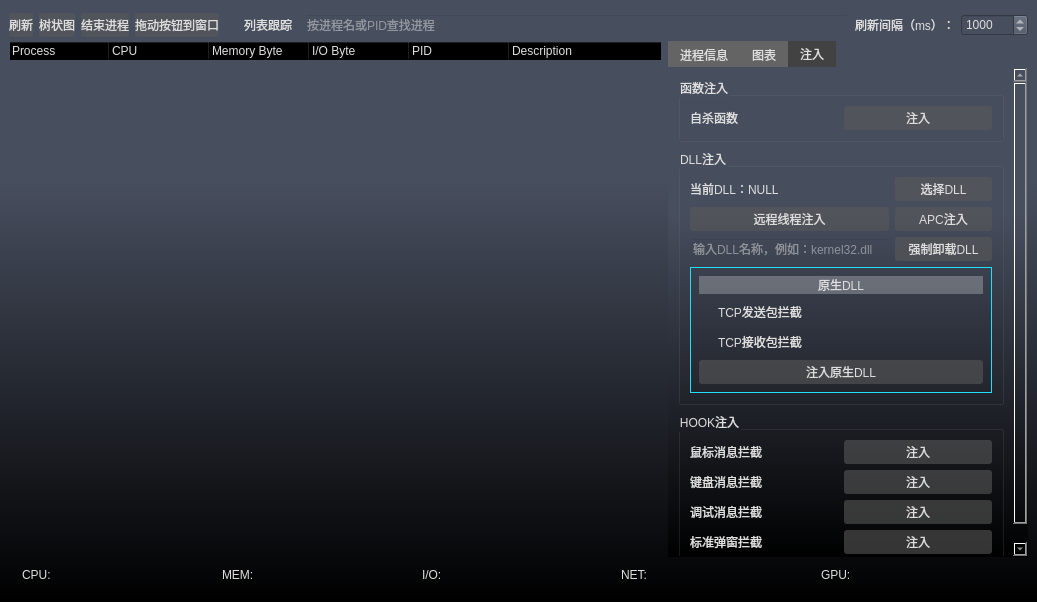
<?xml version="1.0" encoding="UTF-8"?>
<ui version="4.0">
 <class>InjectionTool</class>
 <widget class="QMainWindow" name="InjectionTool">
  <property name="windowModality">
   <enum>Qt::NonModal</enum>
  </property>
  <property name="geometry">
   <rect>
    <x>0</x>
    <y>0</y>
    <width>1037</width>
    <height>602</height>
   </rect>
  </property>
  <property name="contextMenuPolicy">
   <enum>Qt::NoContextMenu</enum>
  </property>
  <property name="windowTitle">
   <string>InjectionTool</string>
  </property>
  <property name="styleSheet">
   <string notr="true">#centralwidget{background: qlineargradient(x1:1,y1:1,x2:1,y2:0,stop:0 #000000, stop:0.7 #474e5e);}
QWidget{color: rgb(223, 223, 223);background: transparent;}
QPushButton{border-radius: 3px;border:0px solid transparent;background-color:rgba(88,88,88,150);color:#DDDDDD;height:24;}
QPushButton:hover{background: qlineargradient(x1:1,y1:1,x2:1,y2:0,stop:0 #f4716e, stop:0.5 transparent);}
QPushButton:pressed{background: qlineargradient(x1:1,y1:1,x2:1,y2:0,stop:0 #42f875, stop:0.5 transparent);}
QPushButton::disabled{background-color:#7d7d7d;}
QHeaderView::section {background-color:transparent}

#tab,#tab_2,#tab_3,#tab_4,#tab_6{background: qlineargradient(x1:1,y1:1,x2:1,y2:0,stop:0 #000000, stop:0.7 #474e5e);}

QTabWidget::pane { border: 0; }
QHeaderView::section {background-color:transparent}
QTabBar {background-color:transparent}
QTabBar::tab{background-color:rgb(100,100,100);}
QTabBar::tab::selected{background-color:rgb(66,66,66);}

QTreeView::branch:open:has-children:!has-siblings,
QTreeView::branch:open:has-children:has-siblings {image: url(./res/retract.png);}
QTreeView::branch:has-children:!has-siblings:closed,
QTreeView::branch:closed:has-children:has-siblings {image: url(./res/expand.png);}
QTreeView::item:selected:!active{background: rgba(255,255,255,120);}
QTreeView::item:selected:active{background: rgba(255,255,255,72);}</string>
  </property>
  <property name="toolButtonStyle">
   <enum>Qt::ToolButtonIconOnly</enum>
  </property>
  <widget class="QWidget" name="centralwidget">
   <layout class="QGridLayout" name="gridLayout">
    <property name="leftMargin">
     <number>9</number>
    </property>
    <property name="topMargin">
     <number>9</number>
    </property>
    <property name="rightMargin">
     <number>9</number>
    </property>
    <property name="bottomMargin">
     <number>9</number>
    </property>
    <property name="horizontalSpacing">
     <number>6</number>
    </property>
    <property name="verticalSpacing">
     <number>0</number>
    </property>
    <item row="1" column="0">
     <widget class="QTreeWidget" name="treeWidget_all_process">
      <property name="editTriggers">
       <set>QAbstractItemView::NoEditTriggers</set>
      </property>
      <column>
       <property name="text">
        <string notr="true">Process</string>
       </property>
      </column>
      <column>
       <property name="text">
        <string>CPU</string>
       </property>
      </column>
      <column>
       <property name="text">
        <string>Memory Byte</string>
       </property>
      </column>
      <column>
       <property name="text">
        <string>I/O Byte</string>
       </property>
      </column>
      <column>
       <property name="text">
        <string>PID</string>
       </property>
      </column>
      <column>
       <property name="text">
        <string>Description</string>
       </property>
      </column>
     </widget>
    </item>
    <item row="2" column="0" colspan="2">
     <widget class="QScrollArea" name="scrollArea_info">
      <property name="sizePolicy">
       <sizepolicy hsizetype="Expanding" vsizetype="Maximum">
        <horstretch>0</horstretch>
        <verstretch>0</verstretch>
       </sizepolicy>
      </property>
      <property name="minimumSize">
       <size>
        <width>0</width>
        <height>36</height>
       </size>
      </property>
      <property name="maximumSize">
       <size>
        <width>16777215</width>
        <height>36</height>
       </size>
      </property>
      <property name="widgetResizable">
       <bool>true</bool>
      </property>
      <widget class="QWidget" name="scrollAreaWidgetContents">
       <property name="geometry">
        <rect>
         <x>0</x>
         <y>0</y>
         <width>1017</width>
         <height>34</height>
        </rect>
       </property>
       <layout class="QHBoxLayout" name="horizontalLayout_3">
        <property name="leftMargin">
         <number>12</number>
        </property>
        <property name="topMargin">
         <number>0</number>
        </property>
        <property name="rightMargin">
         <number>12</number>
        </property>
        <property name="bottomMargin">
         <number>0</number>
        </property>
        <item>
         <widget class="QWidget" name="widget" native="true">
          <layout class="QHBoxLayout" name="horizontalLayout_4">
           <property name="spacing">
            <number>0</number>
           </property>
           <property name="leftMargin">
            <number>0</number>
           </property>
           <property name="topMargin">
            <number>0</number>
           </property>
           <property name="rightMargin">
            <number>0</number>
           </property>
           <property name="bottomMargin">
            <number>0</number>
           </property>
           <item>
            <widget class="QLabel" name="label_2">
             <property name="sizePolicy">
              <sizepolicy hsizetype="Maximum" vsizetype="Preferred">
               <horstretch>0</horstretch>
               <verstretch>0</verstretch>
              </sizepolicy>
             </property>
             <property name="text">
              <string>CPU: </string>
             </property>
            </widget>
           </item>
           <item>
            <widget class="QLabel" name="label_cpu_img">
             <property name="maximumSize">
              <size>
               <width>500</width>
               <height>16777215</height>
              </size>
             </property>
             <property name="text">
              <string/>
             </property>
            </widget>
           </item>
          </layout>
         </widget>
        </item>
        <item>
         <widget class="QWidget" name="widget_2" native="true">
          <layout class="QHBoxLayout" name="horizontalLayout_5">
           <property name="spacing">
            <number>0</number>
           </property>
           <property name="leftMargin">
            <number>0</number>
           </property>
           <property name="topMargin">
            <number>0</number>
           </property>
           <property name="rightMargin">
            <number>0</number>
           </property>
           <property name="bottomMargin">
            <number>0</number>
           </property>
           <item>
            <widget class="QLabel" name="label_3">
             <property name="sizePolicy">
              <sizepolicy hsizetype="Maximum" vsizetype="Preferred">
               <horstretch>0</horstretch>
               <verstretch>0</verstretch>
              </sizepolicy>
             </property>
             <property name="text">
              <string>MEM: </string>
             </property>
            </widget>
           </item>
           <item>
            <widget class="QLabel" name="label_mem_img">
             <property name="maximumSize">
              <size>
               <width>500</width>
               <height>16777215</height>
              </size>
             </property>
             <property name="text">
              <string/>
             </property>
            </widget>
           </item>
          </layout>
         </widget>
        </item>
        <item>
         <widget class="QWidget" name="widget_4" native="true">
          <layout class="QHBoxLayout" name="horizontalLayout_7">
           <property name="spacing">
            <number>0</number>
           </property>
           <property name="leftMargin">
            <number>0</number>
           </property>
           <property name="topMargin">
            <number>0</number>
           </property>
           <property name="rightMargin">
            <number>0</number>
           </property>
           <property name="bottomMargin">
            <number>0</number>
           </property>
           <item>
            <widget class="QLabel" name="label_5">
             <property name="sizePolicy">
              <sizepolicy hsizetype="Maximum" vsizetype="Preferred">
               <horstretch>0</horstretch>
               <verstretch>0</verstretch>
              </sizepolicy>
             </property>
             <property name="text">
              <string>I/O: </string>
             </property>
            </widget>
           </item>
           <item>
            <widget class="QLabel" name="label_io_img">
             <property name="maximumSize">
              <size>
               <width>500</width>
               <height>16777215</height>
              </size>
             </property>
             <property name="text">
              <string/>
             </property>
            </widget>
           </item>
          </layout>
         </widget>
        </item>
        <item>
         <widget class="QWidget" name="widget_3" native="true">
          <layout class="QHBoxLayout" name="horizontalLayout_6">
           <property name="spacing">
            <number>0</number>
           </property>
           <property name="leftMargin">
            <number>0</number>
           </property>
           <property name="topMargin">
            <number>0</number>
           </property>
           <property name="rightMargin">
            <number>0</number>
           </property>
           <property name="bottomMargin">
            <number>0</number>
           </property>
           <item>
            <widget class="QLabel" name="label_4">
             <property name="sizePolicy">
              <sizepolicy hsizetype="Maximum" vsizetype="Preferred">
               <horstretch>0</horstretch>
               <verstretch>0</verstretch>
              </sizepolicy>
             </property>
             <property name="text">
              <string>NET: </string>
             </property>
            </widget>
           </item>
           <item>
            <widget class="QLabel" name="label_net_img">
             <property name="maximumSize">
              <size>
               <width>500</width>
               <height>16777215</height>
              </size>
             </property>
             <property name="text">
              <string/>
             </property>
            </widget>
           </item>
          </layout>
         </widget>
        </item>
        <item>
         <widget class="QWidget" name="widget_5" native="true">
          <layout class="QHBoxLayout" name="horizontalLayout_8">
           <property name="spacing">
            <number>0</number>
           </property>
           <property name="leftMargin">
            <number>0</number>
           </property>
           <property name="topMargin">
            <number>0</number>
           </property>
           <property name="rightMargin">
            <number>0</number>
           </property>
           <property name="bottomMargin">
            <number>0</number>
           </property>
           <item>
            <widget class="QLabel" name="label_6">
             <property name="sizePolicy">
              <sizepolicy hsizetype="Maximum" vsizetype="Preferred">
               <horstretch>0</horstretch>
               <verstretch>0</verstretch>
              </sizepolicy>
             </property>
             <property name="text">
              <string>GPU: </string>
             </property>
            </widget>
           </item>
           <item>
            <widget class="QLabel" name="label_gpu_img">
             <property name="maximumSize">
              <size>
               <width>500</width>
               <height>16777215</height>
              </size>
             </property>
             <property name="text">
              <string/>
             </property>
            </widget>
           </item>
          </layout>
         </widget>
        </item>
       </layout>
      </widget>
     </widget>
    </item>
    <item row="0" column="0" colspan="2">
     <widget class="QWidget" name="widget_main_tool" native="true">
      <layout class="QHBoxLayout" name="horizontalLayout">
       <property name="leftMargin">
        <number>0</number>
       </property>
       <property name="topMargin">
        <number>4</number>
       </property>
       <property name="rightMargin">
        <number>0</number>
       </property>
       <property name="bottomMargin">
        <number>4</number>
       </property>
       <item>
        <widget class="QPushButton" name="pushButton_refresh">
         <property name="text">
          <string>刷新</string>
         </property>
        </widget>
       </item>
       <item>
        <widget class="QPushButton" name="pushButton_tree">
         <property name="text">
          <string>树状图</string>
         </property>
        </widget>
       </item>
       <item>
        <widget class="QPushButton" name="pushButton_kill">
         <property name="text">
          <string>结束进程</string>
         </property>
        </widget>
       </item>
       <item>
        <widget class="QPushButton" name="pushButton_find">
         <property name="text">
          <string>拖动按钮到窗口</string>
         </property>
        </widget>
       </item>
       <item>
        <widget class="QCheckBox" name="checkBox_local">
         <property name="text">
          <string>列表跟踪</string>
         </property>
        </widget>
       </item>
       <item>
        <widget class="QLineEdit" name="lineEdit_filter">
         <property name="placeholderText">
          <string>按进程名或PID查找进程</string>
         </property>
        </widget>
       </item>
       <item>
        <widget class="QLabel" name="label">
         <property name="text">
          <string>刷新间隔（ms）：</string>
         </property>
        </widget>
       </item>
       <item>
        <widget class="QSpinBox" name="spinBox_timeout">
         <property name="styleSheet">
          <string notr="true">background-color: #474e5e;</string>
         </property>
         <property name="minimum">
          <number>10</number>
         </property>
         <property name="maximum">
          <number>1000000</number>
         </property>
         <property name="value">
          <number>1000</number>
         </property>
        </widget>
       </item>
      </layout>
     </widget>
    </item>
    <item row="1" column="1">
     <widget class="QTabWidget" name="tabWidget_process_info">
      <property name="minimumSize">
       <size>
        <width>360</width>
        <height>0</height>
       </size>
      </property>
      <property name="maximumSize">
       <size>
        <width>360</width>
        <height>16777215</height>
       </size>
      </property>
      <property name="currentIndex">
       <number>2</number>
      </property>
      <widget class="QWidget" name="tab_3">
       <attribute name="title">
        <string>进程信息</string>
       </attribute>
       <layout class="QVBoxLayout" name="verticalLayout">
        <property name="spacing">
         <number>0</number>
        </property>
        <property name="leftMargin">
         <number>0</number>
        </property>
        <property name="topMargin">
         <number>0</number>
        </property>
        <property name="rightMargin">
         <number>0</number>
        </property>
        <property name="bottomMargin">
         <number>0</number>
        </property>
        <item>
         <widget class="QScrollArea" name="scrollArea">
          <property name="widgetResizable">
           <bool>true</bool>
          </property>
          <widget class="QWidget" name="scrollAreaWidgetContents_2">
           <property name="geometry">
            <rect>
             <x>0</x>
             <y>0</y>
             <width>358</width>
             <height>493</height>
            </rect>
           </property>
           <widget class="QPushButton" name="pushButton">
            <property name="geometry">
             <rect>
              <x>400</x>
              <y>440</y>
              <width>75</width>
              <height>23</height>
             </rect>
            </property>
            <property name="text">
             <string>解析此PE文件</string>
            </property>
           </widget>
           <widget class="QGroupBox" name="groupBox_affinity">
            <property name="geometry">
             <rect>
              <x>210</x>
              <y>200</y>
              <width>120</width>
              <height>80</height>
             </rect>
            </property>
            <property name="title">
             <string>Set Affinity...</string>
            </property>
           </widget>
          </widget>
         </widget>
        </item>
       </layout>
      </widget>
      <widget class="QWidget" name="tab_4">
       <attribute name="title">
        <string>图表</string>
       </attribute>
       <layout class="QHBoxLayout" name="horizontalLayout_2">
        <property name="spacing">
         <number>0</number>
        </property>
        <property name="leftMargin">
         <number>0</number>
        </property>
        <property name="topMargin">
         <number>0</number>
        </property>
        <property name="rightMargin">
         <number>0</number>
        </property>
        <property name="bottomMargin">
         <number>0</number>
        </property>
        <item>
         <widget class="QScrollArea" name="scrollArea_2">
          <property name="widgetResizable">
           <bool>true</bool>
          </property>
          <widget class="QWidget" name="scrollAreaWidgetContents_3">
           <property name="geometry">
            <rect>
             <x>0</x>
             <y>0</y>
             <width>358</width>
             <height>493</height>
            </rect>
           </property>
          </widget>
         </widget>
        </item>
       </layout>
      </widget>
      <widget class="QWidget" name="tab">
       <attribute name="title">
        <string>注入</string>
       </attribute>
       <layout class="QVBoxLayout" name="verticalLayout_2">
        <property name="spacing">
         <number>0</number>
        </property>
        <property name="leftMargin">
         <number>0</number>
        </property>
        <property name="topMargin">
         <number>0</number>
        </property>
        <property name="rightMargin">
         <number>0</number>
        </property>
        <property name="bottomMargin">
         <number>0</number>
        </property>
        <item>
         <widget class="QScrollArea" name="scrollArea_3">
          <property name="widgetResizable">
           <bool>true</bool>
          </property>
          <widget class="QWidget" name="scrollAreaWidgetContents_4">
           <property name="geometry">
            <rect>
             <x>0</x>
             <y>0</y>
             <width>358</width>
             <height>494</height>
            </rect>
           </property>
           <layout class="QGridLayout" name="gridLayout_2">
            <item row="4" column="0" colspan="2">
             <spacer name="verticalSpacer">
              <property name="orientation">
               <enum>Qt::Vertical</enum>
              </property>
              <property name="sizeHint" stdset="0">
               <size>
                <width>20</width>
                <height>40</height>
               </size>
              </property>
             </spacer>
            </item>
            <item row="1" column="0" colspan="2">
             <widget class="QGroupBox" name="groupBox_2">
              <property name="title">
               <string>DLL注入</string>
              </property>
              <layout class="QGridLayout" name="gridLayout_4">
               <item row="3" column="0" colspan="2">
                <widget class="QLineEdit" name="lineEdit_dll_name">
                 <property name="placeholderText">
                  <string>输入DLL名称，例如：kernel32.dll</string>
                 </property>
                </widget>
               </item>
               <item row="3" column="2">
                <widget class="QPushButton" name="pushButton_dll_uninjection">
                 <property name="text">
                  <string>强制卸载DLL</string>
                 </property>
                </widget>
               </item>
               <item row="2" column="0" colspan="2">
                <widget class="QPushButton" name="pushButton_dll_injection">
                 <property name="text">
                  <string>远程线程注入</string>
                 </property>
                </widget>
               </item>
               <item row="0" column="2">
                <widget class="QPushButton" name="pushButton_dll_file">
                 <property name="text">
                  <string>选择DLL</string>
                 </property>
                </widget>
               </item>
               <item row="0" column="0" colspan="2">
                <widget class="QLabel" name="label_9">
                 <property name="text">
                  <string>当前DLL：NULL</string>
                 </property>
                 <property name="textInteractionFlags">
                  <set>Qt::LinksAccessibleByMouse|Qt::TextSelectableByMouse</set>
                 </property>
                </widget>
               </item>
               <item row="2" column="2">
                <widget class="QPushButton" name="pushButton_dll_injection_apc">
                 <property name="text">
                  <string>APC注入</string>
                 </property>
                </widget>
               </item>
               <item row="4" column="0" colspan="3">
                <widget class="QWidget" name="widget_6" native="true">
                 <property name="styleSheet">
                  <string notr="true">#widget_6{border:1px solid #1edffc;}</string>
                 </property>
                 <layout class="QGridLayout" name="gridLayout_6">
                  <item row="1" column="0">
                   <widget class="QCheckBox" name="checkBox_send">
                    <property name="text">
                     <string>TCP发送包拦截</string>
                    </property>
                   </widget>
                  </item>
                  <item row="2" column="0">
                   <widget class="QCheckBox" name="checkBox_recv">
                    <property name="text">
                     <string>TCP接收包拦截</string>
                    </property>
                   </widget>
                  </item>
                  <item row="3" column="0">
                   <widget class="QPushButton" name="pushButton_dll_hook">
                    <property name="text">
                     <string>注入原生DLL</string>
                    </property>
                   </widget>
                  </item>
                  <item row="0" column="0">
                   <widget class="QLabel" name="label_8">
                    <property name="styleSheet">
                     <string notr="true">background-color: rgba(255, 255, 255,64);</string>
                    </property>
                    <property name="text">
                     <string>原生DLL</string>
                    </property>
                    <property name="alignment">
                     <set>Qt::AlignCenter</set>
                    </property>
                   </widget>
                  </item>
                 </layout>
                </widget>
               </item>
              </layout>
             </widget>
            </item>
            <item row="3" column="0" colspan="2">
             <widget class="QGroupBox" name="groupBox_3">
              <property name="title">
               <string>HOOK注入</string>
              </property>
              <layout class="QGridLayout" name="gridLayout_5">
               <item row="0" column="0">
                <widget class="QLabel" name="label_11">
                 <property name="text">
                  <string>鼠标消息拦截</string>
                 </property>
                </widget>
               </item>
               <item row="1" column="0">
                <widget class="QLabel" name="label_12">
                 <property name="text">
                  <string>键盘消息拦截</string>
                 </property>
                </widget>
               </item>
               <item row="0" column="1">
                <widget class="QPushButton" name="pushButton_mouse_hook">
                 <property name="text">
                  <string>注入</string>
                 </property>
                </widget>
               </item>
               <item row="1" column="1">
                <widget class="QPushButton" name="pushButton_key_hook">
                 <property name="text">
                  <string>注入</string>
                 </property>
                </widget>
               </item>
               <item row="3" column="1">
                <widget class="QPushButton" name="pushButton_dialog_hook">
                 <property name="text">
                  <string>注入</string>
                 </property>
                </widget>
               </item>
               <item row="3" column="0">
                <widget class="QLabel" name="label_13">
                 <property name="text">
                  <string>标准弹窗拦截</string>
                 </property>
                </widget>
               </item>
               <item row="2" column="0">
                <widget class="QLabel" name="label_10">
                 <property name="text">
                  <string>调试消息拦截</string>
                 </property>
                </widget>
               </item>
               <item row="2" column="1">
                <widget class="QPushButton" name="pushButton_debug_hook">
                 <property name="text">
                  <string>注入</string>
                 </property>
                </widget>
               </item>
              </layout>
             </widget>
            </item>
            <item row="0" column="0" colspan="2">
             <widget class="QGroupBox" name="groupBox">
              <property name="title">
               <string>函数注入</string>
              </property>
              <layout class="QGridLayout" name="gridLayout_3">
               <item row="0" column="0">
                <widget class="QLabel" name="label_7">
                 <property name="text">
                  <string>自杀函数</string>
                 </property>
                </widget>
               </item>
               <item row="0" column="1">
                <widget class="QPushButton" name="pushButton_kill_self">
                 <property name="text">
                  <string>注入</string>
                 </property>
                </widget>
               </item>
              </layout>
             </widget>
            </item>
           </layout>
          </widget>
         </widget>
        </item>
       </layout>
      </widget>
     </widget>
    </item>
   </layout>
  </widget>
 </widget>
 <resources/>
 <connections/>
</ui>
